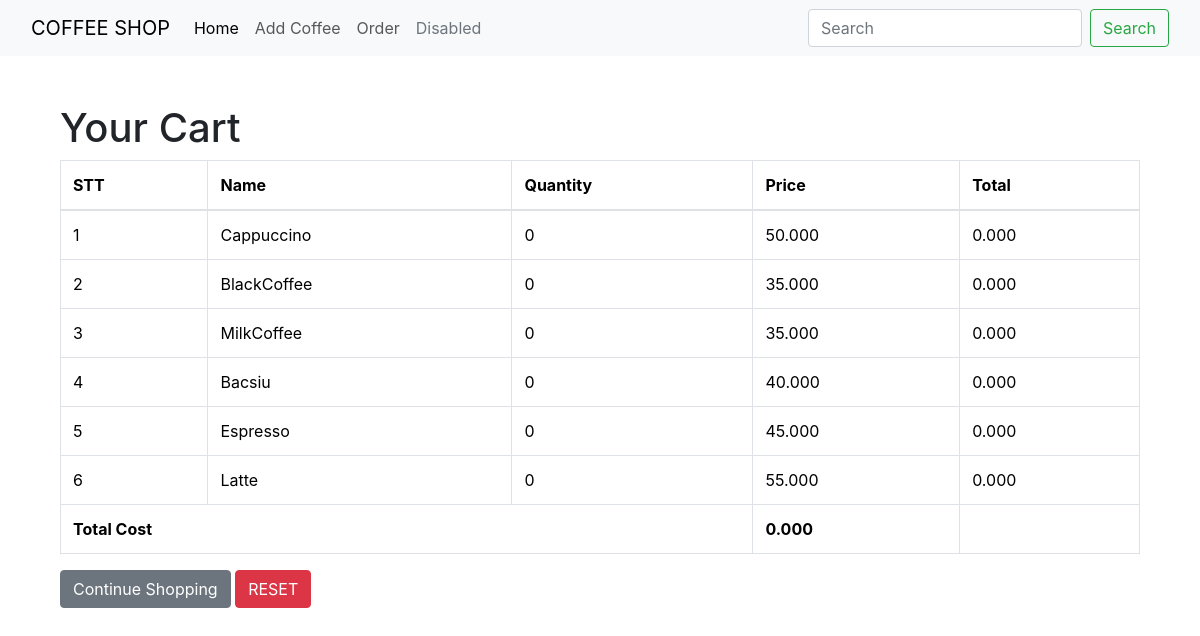
Page /order_coffee on the committed database.
### authentication/models.py (models this page shows, shortened)
class Coffee(models.Model):
    id = models.AutoField(primary_key=True)
    name = models.CharField(max_length=255)
    price = models.FloatField()
    quantity = models.IntegerField(default=0)
    image = models.CharField(max_length=10000)

### authentication/views.py (the view, shortened to what this page needs)
# urls.py: path('order_coffee', views.order_coffee, name="order_coffee"),
def order_coffee(request):
    coffees = Coffee.objects.all()
    total_price = sum(coffee.price * coffee.quantity for coffee in coffees if coffee.price is not None and coffee.quantity is not None)
    return render(request, 'order_coffee.html', {'coffees': coffees, 'total_price': total_price})

### templates/order_coffee.html (shortened to what this page needs)
{% extends 'base_coffee.html' %}
{% block content %}
<!DOCTYPE html>
<html lang="en">
<head>
    <link rel="stylesheet" href="https://stackpath.bootstrapcdn.com/bootstrap/4.5.2/css/bootstrap.min.css">
</head>
<body>
    <div class="container mt-5">
        <h1>Your Cart</h1>
        <table class="table table-bordered">
            <thead>
                <tr>
                    <th>STT</th>
                    <th>Name</th>
                    <th>Quantity</th>
                    <th>Price</th>
                    <th>Total</th>
                </tr>
            </thead>
            <tbody>
                {% for coffee in coffees %}
                <tr>
                    <td>{{ forloop.counter }}</td>
                    <td>{{ coffee.name }}</td>
                    <td>{{ coffee.quantity }}</td>
                    <td>{{ coffee.price }}00</td>
                    <td>{{ total_price }}00</td>
                </tr>
                {% endfor %}
                <tr>
                    <td colspan="3"><strong>Total Cost</strong></td>
                    <td><strong>{{ total_price }}00</strong></td>
                </tr>
            </tbody>
        </table>
        <a href="{% url 'home' %}" class="btn btn-secondary">Continue Shopping</a>
        <a href="{% url 'reset_cart' %}" class="btn btn-danger">RESET</a>
    </div>
</body>
</html>
{% endblock %}

### templates/base_coffee.html (shortened to what this page needs)
<!doctype html>
<html lang="en">
  <head>
    <link href="https://cdn.jsdelivr.net/npm/bootstrap@5.3.3/dist/css/bootstrap.min.css" rel="stylesheet">
  </head>
  <body>
    <nav class="navbar navbar-expand-lg bg-body-tertiary">
        <div class="container-fluid">
          <a class="navbar-brand" href="{% url 'coffee' %}">COFFEE SHOP</a>
          <div class="collapse navbar-collapse" id="navbarSupportedContent">
            <ul class="navbar-nav me-auto mb-2 mb-lg-0">
              <li class="nav-item">
                <a class="nav-link active" aria-current="page" href="{% url 'home' %}">Home</a>
              </li>
              <li class="nav-item">
                <a class="nav-link" href="{% url 'add_coffee' %}">Add Coffee</a>
              </li>
              <li class="nav-item">
                <a class="nav-link" href="{% url 'order_coffee' %}">Order</a>
              </li>
              <li class="nav-item">
                <a class="nav-link disabled" aria-disabled="true">Disabled</a>
              </li>
            </ul>
            <form class="d-flex" role="search">
              <input class="form-control me-2" type="search" placeholder="Search" aria-label="Search">
              <button class="btn btn-outline-success" type="submit">Search</button>
            </form>
          </div>
        </div>
      </nav>
<div class="container">
    {% block content %}
    {% endblock %}
</div>
</body>
</html>

### rows in the picture
Coffee: name "Cappuccino", quantity "0", price "50.0", total_price "0.0"
Coffee: name "BlackCoffee", quantity "0", price "35.0", total_price "0.0"
Coffee: name "MilkCoffee", quantity "0", price "35.0", total_price "0.0"
Coffee: name "Bacsiu", quantity "0", price "40.0", total_price "0.0"
Coffee: name "Espresso", quantity "0", price "45.0", total_price "0.0"
Coffee: name "Latte", quantity "0", price "55.0", total_price "0.0"

### other values in the picture
{{ total_price }} "0.0"
